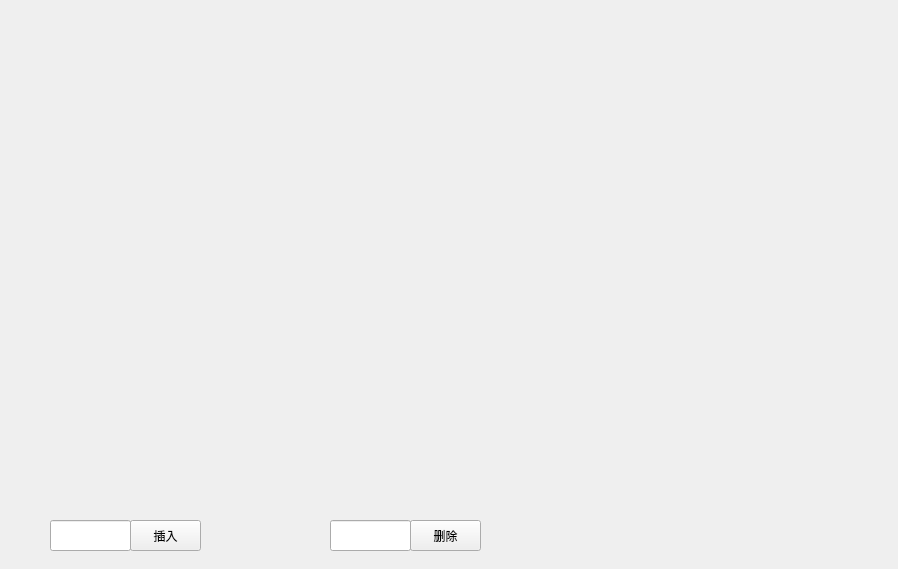
<?xml version="1.0" encoding="UTF-8"?>
<ui version="4.0">
 <class>PlayAVL</class>
 <widget class="QWidget" name="PlayAVL">
  <property name="geometry">
   <rect>
    <x>0</x>
    <y>0</y>
    <width>898</width>
    <height>569</height>
   </rect>
  </property>
  <property name="windowTitle">
   <string>Form</string>
  </property>
  <widget class="QPushButton" name="insertBtn">
   <property name="geometry">
    <rect>
     <x>130</x>
     <y>520</y>
     <width>71</width>
     <height>31</height>
    </rect>
   </property>
   <property name="text">
    <string>插入</string>
   </property>
  </widget>
  <widget class="QPushButton" name="removeBtn">
   <property name="geometry">
    <rect>
     <x>410</x>
     <y>520</y>
     <width>71</width>
     <height>31</height>
    </rect>
   </property>
   <property name="text">
    <string>删除</string>
   </property>
  </widget>
  <widget class="QLineEdit" name="addEdit">
   <property name="geometry">
    <rect>
     <x>50</x>
     <y>520</y>
     <width>81</width>
     <height>31</height>
    </rect>
   </property>
  </widget>
  <widget class="QLineEdit" name="removeEdit">
   <property name="geometry">
    <rect>
     <x>330</x>
     <y>520</y>
     <width>81</width>
     <height>31</height>
    </rect>
   </property>
  </widget>
 </widget>
 <resources/>
 <connections/>
</ui>
